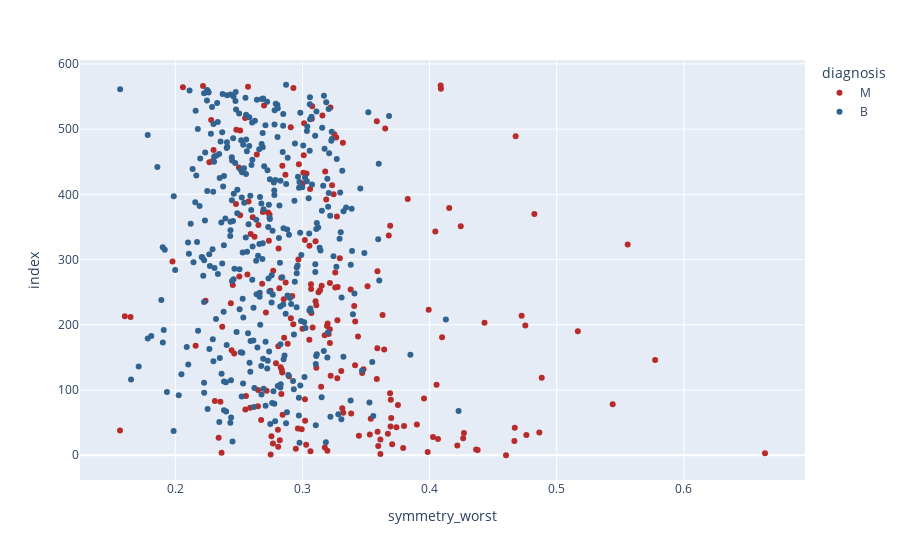

Notebook source saved alongside this figure:
### Code cell
px.scatter(data_frame=df, x='symmetry_worst', color='diagnosis', color_discrete_sequence=('#B82B2B', '#316391'))

### Figure 1 — Plotly figure (JSON) as saved in the notebook; plotly's stock layout.template omitted (floating-point values rounded to 4 significant figures; data arrays with more than 128 entries replaced by an {"elided": "..."} marker saying what was removed)
{"data": [{"hovertemplate": "diagnosis=M<br>symmetry_worst=%{x}<br>index=%{y}<extra></extra>", "legendgroup": "M", "marker": {"color": "#B82B2B", "symbol": "circle"}, "mode": "markers", "name": "M", "orientation": "h", "showlegend": true, "type": "scatter", "x": {"elided": "212 float values"}, "xaxis": "x", "y": {"elided": "212 int values"}, "yaxis": "y"}, {"hovertemplate": "diagnosis=B<br>symmetry_worst=%{x}<br>index=%{y}<extra></extra>", "legendgroup": "B", "marker": {"color": "#316391", "symbol": "circle"}, "mode": "markers", "name": "B", "orientation": "h", "showlegend": true, "type": "scatter", "x": {"elided": "357 float values"}, "xaxis": "x", "y": {"elided": "357 int values"}, "yaxis": "y"}], "layout": {"autosize": true, "legend": {"title": {"text": "diagnosis"}, "tracegroupgap": 0}, "margin": {"t": 60}, "xaxis": {"anchor": "y", "autorange": true, "domain": [0, 1], "range": [0.1257, 0.6946], "title": {"text": "symmetry_worst"}, "type": "linear"}, "yaxis": {"anchor": "x", "autorange": true, "domain": [0, 1], "range": [-43.98, 612.0], "title": {"text": "index"}, "type": "linear"}}}
